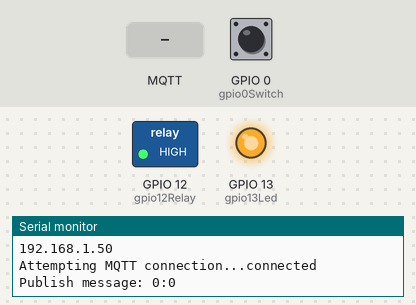
This sketch was run on a simulated ESP8266 (NodeMCU). Parts: switched loads named in the sketch (green lamp = pin HIGH), output pins drawn as LEDs (lit = HIGH), the last lines printed to the serial monitor. The inputs (shaded band) are chosen by the test bench; at power-on: GPIO 0 (gpio0Switch) LOW. WiFi joins after 1.5 s; servers stay silent unless stated; no MQTT or app messages arrive unless stated.

Above: at 2.7 s.
2.8 s: MQTT message "1" arrives on the first subscribed topic
At 3.7 s:
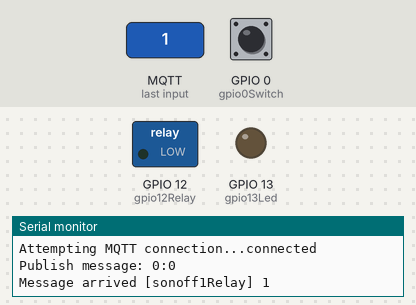
6.3 s: MQTT message "on" arrives on the first subscribed topic
Timing chart, 0 to 15.5 s (numbered marks = the images above; inputs shaded):
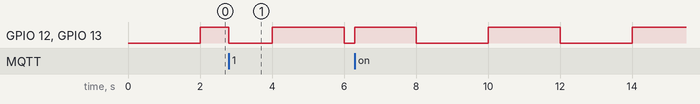

The sketch:

sonoff_release_v1.ino
```cpp
/*


 RELEASED AS sonoff_release_v1  Feb2019

 notes;
        - arduino IDE programming with Generic ESP8266 with DOUT (important)
        1M 64K SPIFFS
        - must be on node 192.168.1.***
        - with MQTT  on 192.168.1.40


 Basic ESP8266 MQTT example


 This sketch demonstrates the capabilities of the pubsub library in combination
 with the ESP8266 board/library.

 It connects to an MQTT server then:
  - publishes "hello world" to the topic "outTopic" every two seconds
  - subscribes to the topic "inTopic", printing out any messages
    it receives. NB - it assumes the received payloads are strings not binary
  - If the first character of the topic "inTopic" is an 1, switch ON the ESP Led,
    else switch it off

 It will reconnect to the server if the connection is lost using a blocking
 reconnect function. See the 'mqtt_reconnect_nonblocking' example for how to
 achieve the same result without blocking the main loop.

 To install the ESP8266 board, (using Arduino 1.6.4+):
  - Add the following 3rd party board manager under "File -> Preferences -> Additional Boards Manager URLs":
       http://arduino.esp8266.com/stable/package_esp8266com_index.json
  - Open the "Tools -> Board -> Board Manager" and click install for the ESP8266"
  - Select your ESP8266 in "Tools -> Board"

*/

#include <ESP8266WiFi.h>
#include <PubSubClient.h>

// Update these with values suitable for your network.

const char* ssid = "davieslan";
const char* password = "topsham01";
const char* mqtt_server = "192.168.1.40";
//Set address number of switch

//topics for MQTT server
//Sonoff1  in line
const char* outTopic = "sonoff1State";
const char* inTopic  = "sonoff1Relay";
//Sonoff2 integrated plug
//const char* outTopic = "sonoff2State";
//const char* inTopic  = "sonoff2Relay";


int gpio13Led = 13;
int gpio12Relay = 12;
int gpio0Switch = 0;


WiFiClient espClient;
PubSubClient client(espClient);
long lastMsg = 0;
char msg[50];
int value = 0;
int Switch = 1;
char switchMsg;

char state = 1;
// 0 relay on   1 relay off


void setup() {
  pinMode(gpio13Led, OUTPUT);     // Initialize the BUILTIN_LED pin as an output
  pinMode(gpio12Relay, OUTPUT);
  pinMode(gpio0Switch, INPUT);


  Serial.begin(115200);
  setup_wifi();
  client.setServer(mqtt_server, 1883);
  client.setCallback(callback);
}

void setup_wifi() {

  delay(10);
  // We start by connecting to a WiFi network
  Serial.println();
  Serial.print("Connecting to ");
  Serial.println(ssid);

  WiFi.begin(ssid, password);

  while (WiFi.status() != WL_CONNECTED) {
    delay(500);
    Serial.print(".");
  }

  Serial.println("");
  Serial.println("WiFi connected");
  Serial.println("IP address: ");
  Serial.println(WiFi.localIP());
}

void callback(char* topic, byte* payload, unsigned int length) {
  Serial.print("Message arrived [");
  Serial.print(topic);
  Serial.print("] ");
  for (int i = 0; i < length; i++) {
    Serial.print((char)payload[i]);
  }
  Serial.println();

  // Switch on the LED if an 1 was received as first character
  if ((char)payload[0] == '1') {
    digitalWrite(gpio13Led, LOW);
    digitalWrite (gpio12Relay, LOW);// Turn the LED on (Note that LOW is the voltage level
    state = 1;
    // but actually the LED is on; this is because
    // it is acive low on the ESP-01)
  } else {
    digitalWrite(gpio13Led, HIGH);  // Turn the LED off by making the voltage HIGH
    digitalWrite (gpio12Relay,HIGH);
    state = 0;
  }

}

void reconnect() {
  // Loop until we're reconnected
  while (!client.connected()) {
    Serial.print("Attempting MQTT connection...");
    // Attempt to connect
    if (client.connect("ESP8266Client")) {
      Serial.println("connected");
      // Once connected, publish an announcement...
     // client.publish("outTopic", "hello world");
        client.publish(outTopic, "hello world");

      // ... and resubscribe
      //client.subscribe("inTopic");
      client.subscribe (inTopic);

    } else {
      Serial.print("failed, rc=");
      Serial.print(client.state());
      Serial.println(" try again in 5 seconds");
      // Wait 5 seconds before retrying
      delay(5000);
    }
  }
}
void loop() {

  if (!client.connected()) {
    reconnect();
  }
  client.loop();

  long now = millis();
  if (now - lastMsg > 2000) {
    lastMsg = now;
    ++value;
    Switch = digitalRead(gpio0Switch);
    if (Switch){
      switchMsg = 1;


    }
    else{
      switchMsg = 0;

        if (state){

        digitalWrite(gpio13Led, HIGH);  // Turn the LED off by making the voltage HIGH
        digitalWrite (gpio12Relay,HIGH);
        state = 0;
        }

        else{

      digitalWrite(gpio13Led, LOW);
      digitalWrite (gpio12Relay, LOW);// Turn the LED on (Note that LOW is the voltage level
       state = 1;

        }

    }
//
//

    snprintf (msg, 75, "%d:%d",Switch, state);

    Serial.print("Publish message: ");
    Serial.println(msg);
    //client.publish("outTopic", msg);
    client.publish(outTopic,msg);
  }
}
```
